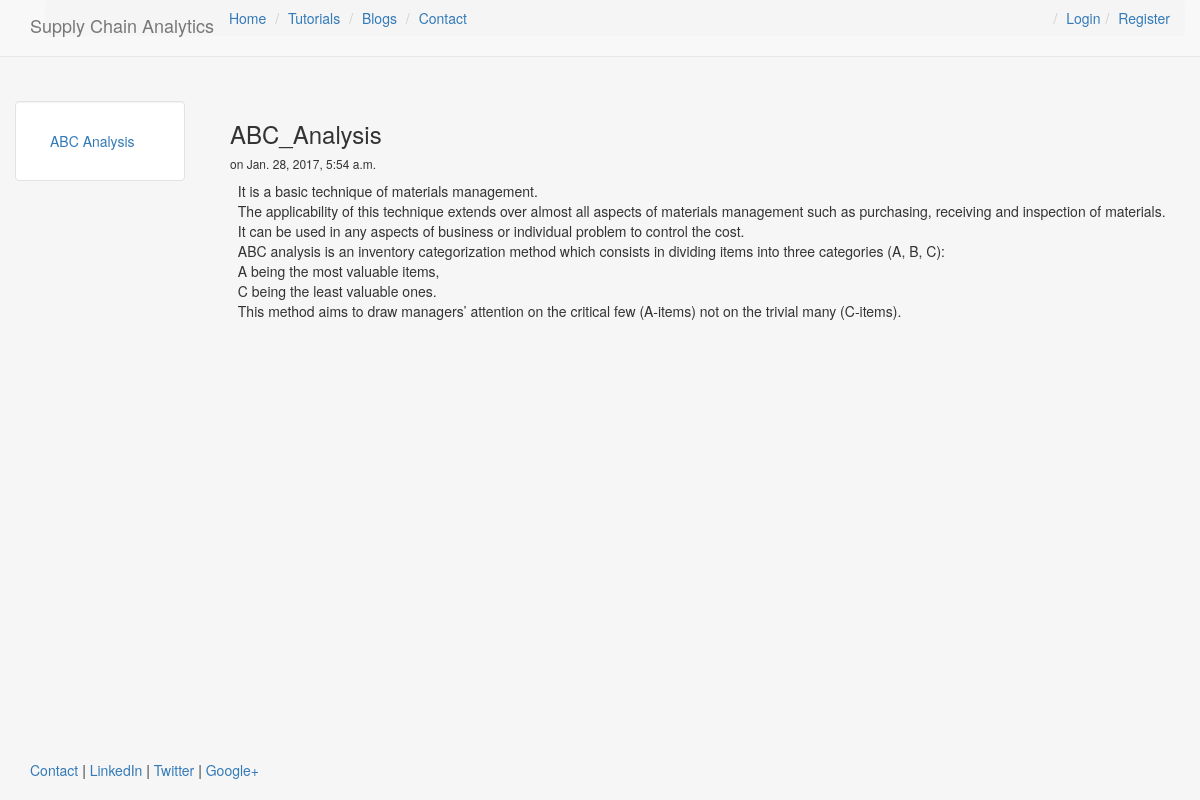
Page /blog/2 on the committed database.
### blog/models.py (models this page shows, shortened)
class Post(models.Model):
    title = models.CharField(max_length = 250)
    image = models.ImageField(upload_to=upload_location,
        null=True, blank=True,
        width_field="width_field",
        height_field="height_field")
    height_field = models.IntegerField(default=0)
    width_field = models.IntegerField(default=0)
    body = models.TextField()
    date = models.DateTimeField()

### blog/templates/blog/post.html (shortened to what this page needs)
{% extends "personal/header.html" %}
{% block content %}
	<h3>{{post.title}}</h3>
	<h6>on {{post.date}}</h6>
	{{post.body|safe|linebreaks}}
{% endblock %}

### personal/templates/personal/header.html (shortened to what this page needs)
<!DOCTYPE html>
<html lang="en">
<head>
	{% load staticfiles %}
	<link rel="stylesheet" href="{% static 'personal/css/bootstrap.min.css' %}" type = "text/css"/>
	<link rel= "stylesheet" href="https://cdn.datatables.net/1.10.13/css/jquery.dataTables.min.css">
	<nav class="navbar navbar-default navbar-fixed-top">
        <div class="container">
            <div class="navbar-header page-scroll">
                <a class="navbar-brand page-scroll" href="/">Supply Chain Analytics</a>
            </div>
            <div class="container">
                <ol class="breadcrumb">
                    <li><a href="/">Home</a></li>
                    <li><a href="/tutorial/tutorials">Tutorials</a></li>
					<li><a href="/blog/">Blogs</a></li>
					<li><a href="/contact/">Contact</a></li>
					{%if not request.user.is_authenticated %}
					<li class='pull-right'><a href='{%url "register"%}'>Register</a></li>
					<li class='pull-right'><a href='{%url "login"%}'>Login</a></li>
					{% else %}
					<li class='pull-right'><a href='{%url "logout"%}'>Logout</a></li>
					{% endif %}
                </ol>
            </div>
        </div>
    </nav>
</head>
<body class="body" style="background-color:#f6f6f6">
	<div class="container-fluid" style="min-height:95%; ">
		<div class="row">
			  <div class="col-sm-2">
				  <br>
			  </div>
			  <div class="col-sm-10">
				  <br>
			  </div>
		</div><hr>
		<div class="row">
		  <div class="col-sm-2">
		  <br>
		  <br>
			<div class="well bs-sidebar" id="sidebar" style="background-color:#fff">
			  <ul class="nav nav-pills nav-stacked">
				<li><a href='/abc/'>ABC Analysis</a></li>
			  </ul>
			</div>
		  </div>
		  <div class="col-sm-10">
			<div class='container-fluid'>
			<br><br>
			   {% block content %}
			   {% endblock %}
			</div>
		  </div>
		</div>
	</div>
	<footer>
		<div class="container-fluid" style='margin-left:15px'>
			<p><a href='/contact/'>Contact</a> | <a href="#" target="blank">LinkedIn</a> | <a href="#" target="blank">Twitter</a> | <a href="#" target="blank">Google+</a></p>
		</div>
	</footer>
</body>
</html>

### personal/templates/personal/header.html (style rules this page uses)
html, body { height:100% }

### rows in the picture
Post: title "ABC_Analysis", date "Jan. 28, 2017, 5:54 a.m.", body " It is a basic technique of materials management.  The applicability of this technique extends over almost all aspects of materials management such as purchasing, receiving and inspection of materials.  It can be used in any aspects of business or individual problem to control the cost.  ABC analysis is an inventory categorization method which consists in dividing items into three categories (A, B, C):  A being the most valuable items,  C being the least valuable ones.  This method aims to draw managers’ attention on the critical few (A-items) not on the trivial many (C-items)."
